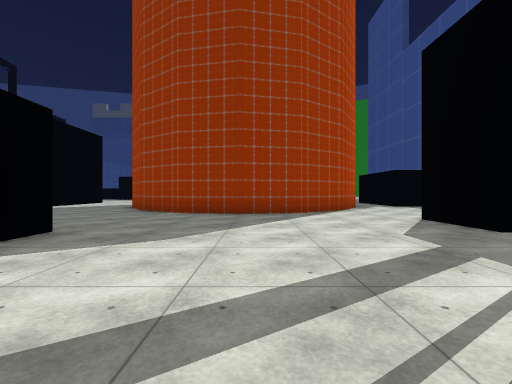
[1] (above)

24 first-person views from a walk through a scene from a Unity 3-D project. The camera is 1.3 m above the floor, looks level and sees 90° across. The floor is counted in squares, 2 m on a side. Each view is taken from the middle of a square. On the plan, view 1 faces up. The plan holds only what a view shows up to about 9 squares ahead; the rest is blank. The place goes on beyond the plan. The player is left out. Some surface patterns are stand-ins.

[2]
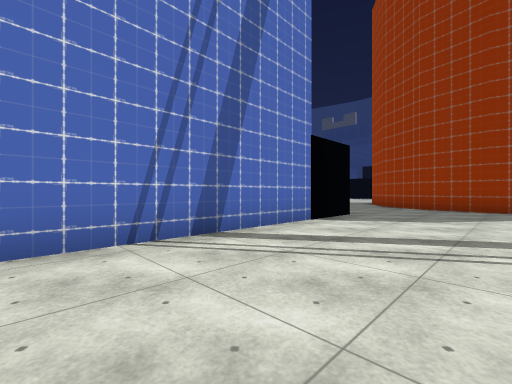

[3]
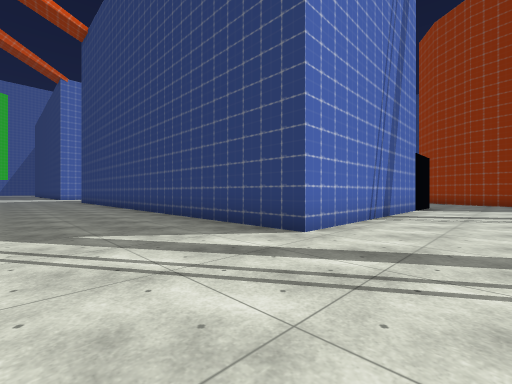

[4]
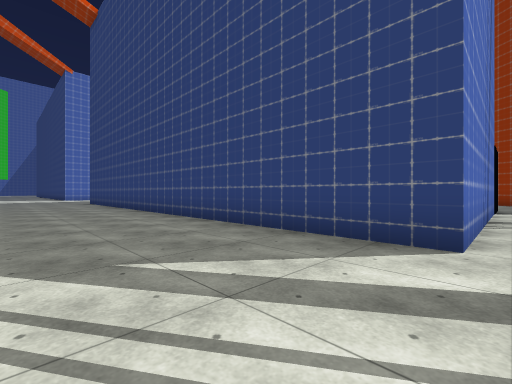

[5]
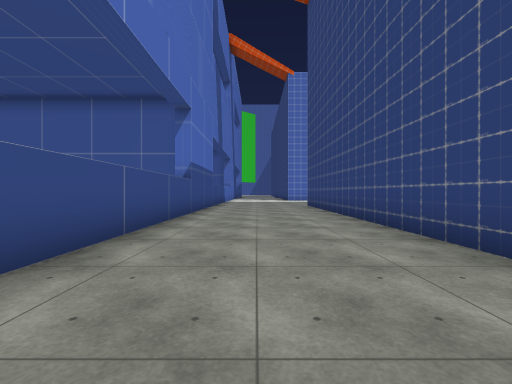

[6]
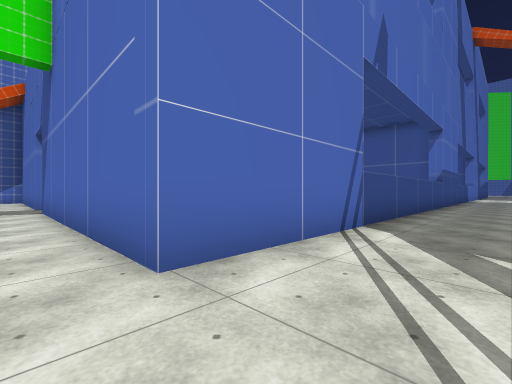

[7]
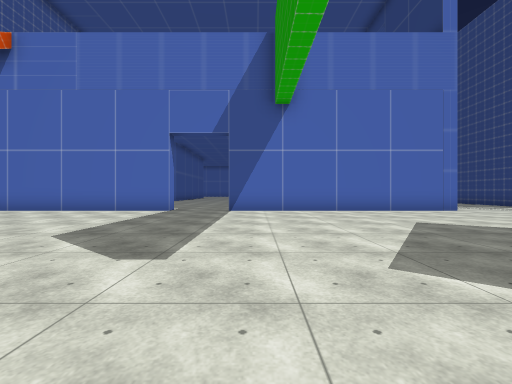

[8]
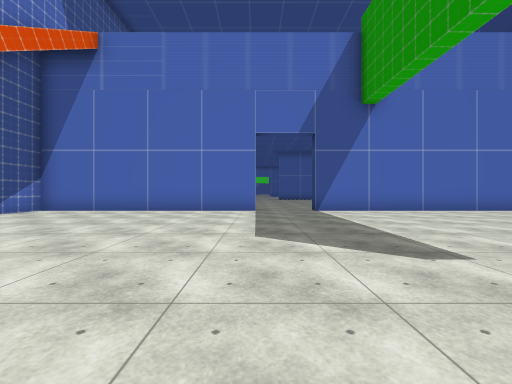

[9]
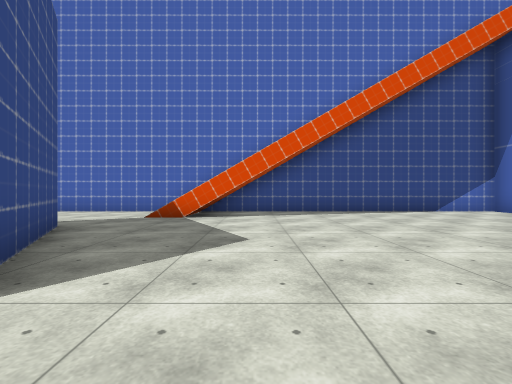

[10]
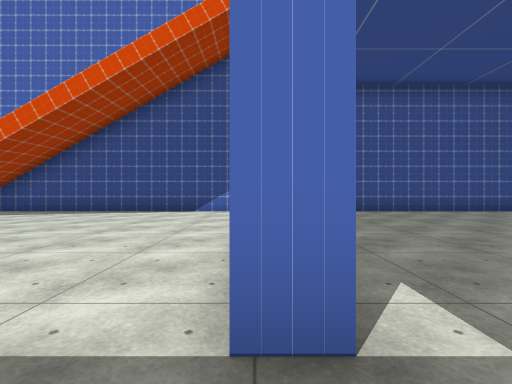

[11]
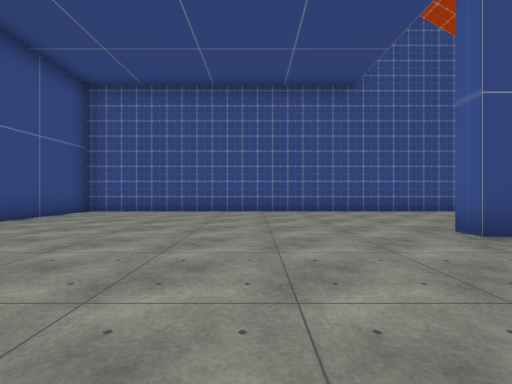

[12]
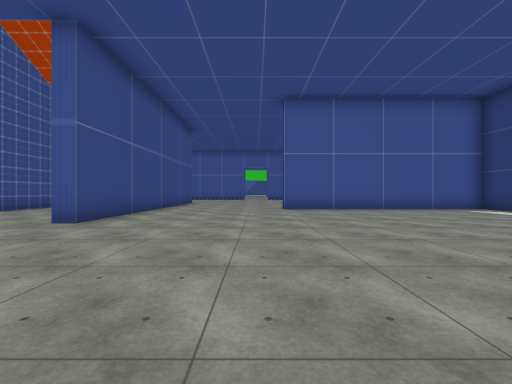

[13]
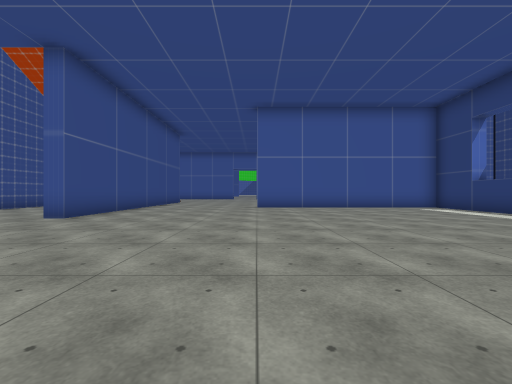

[14]
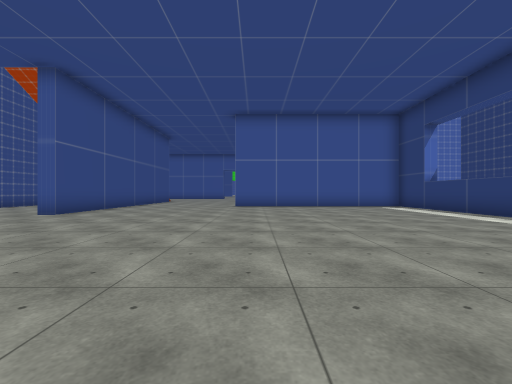

[15]
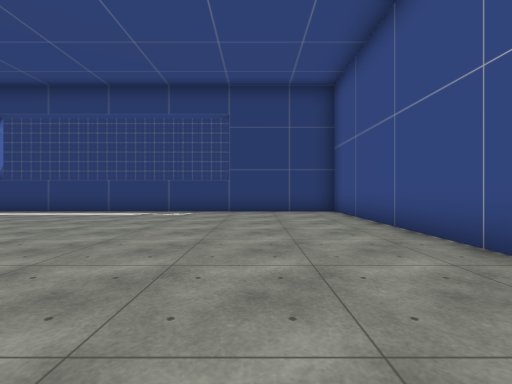

[16]
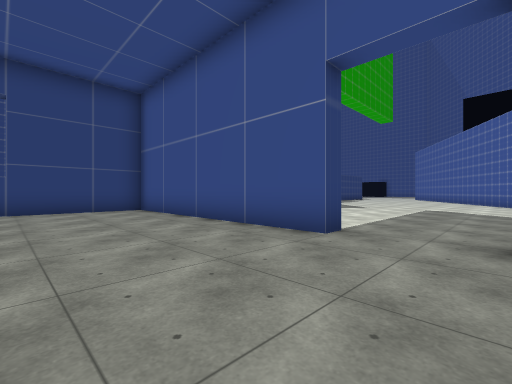

[17]
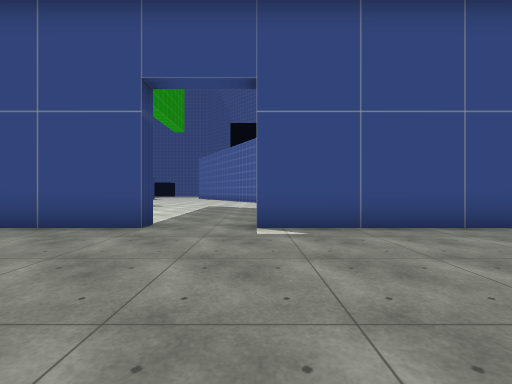

[18]
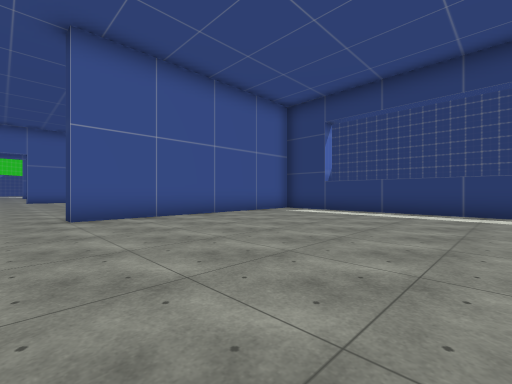

[19]
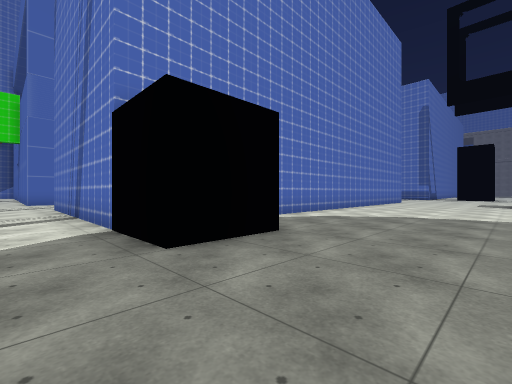

[20]
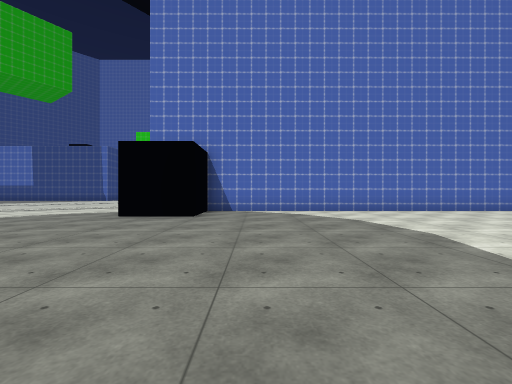

[21]
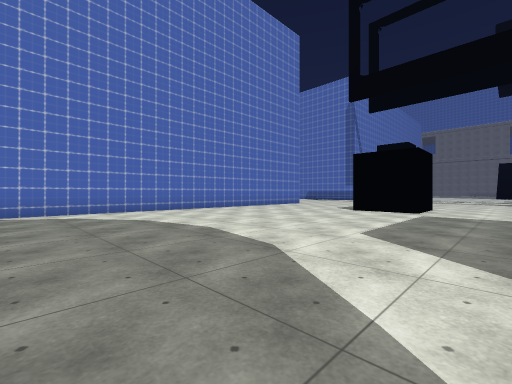

[22]
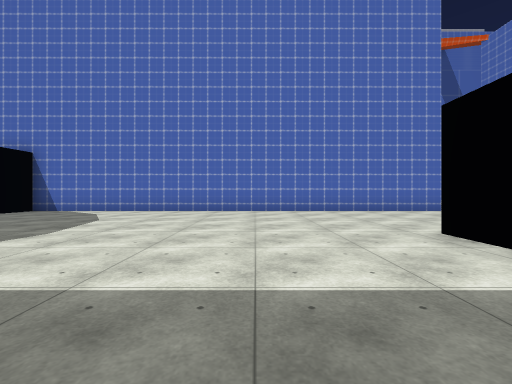

[23]
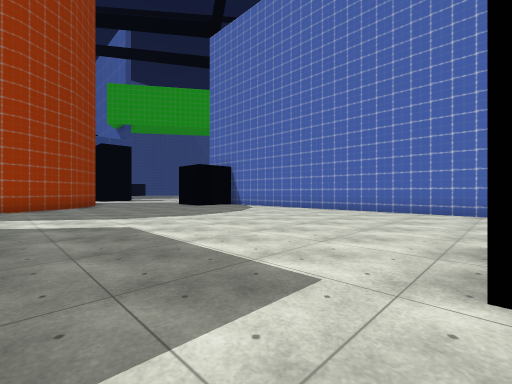

[24]
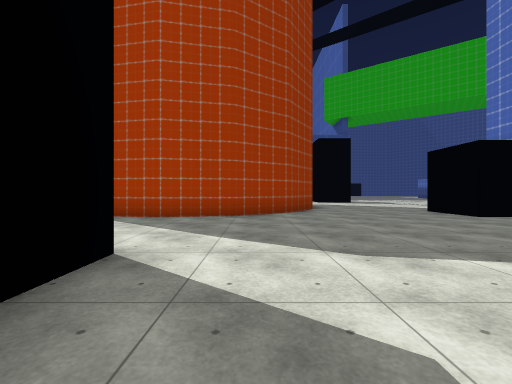

### Floor plan
Points are (right, up) in squares from view 1. A wall is a line through its corners. A room is listed if a view was taken in it or the views show most of it. See-through windows are left out.
Room 1 (views 1, 2, 3, 4, 5, 6, 7, 8, 9, 19, 20, 21, 22, 23, 24)
walls: (-3.4, 2.2) (-3.4, -4.5) (-16, -4.5); (3, 9) (1.4, 7.9) (-0.5, 7.5) (-2.4, 7.9) (-4.1, 9) (-5.1, 10.6) (-5.5, 12.5); (-2.9, -19) (-2.9, -26.5) (10.5, -26.5); (-15.9, -9) (-2.9, -9) (-2.9, -16.9); (-16.5, 2.2) (-5.2, 2.2); (8.8, -22.9) (7.3, -20.3)
ways out: opening at (-3, -18) to room 2
objects: other object (-16, 7) to (-16, 9); other object (-11, 12) to (-10, 12); other object (-5, 3) to (-4, 4); other object (4, 4) to (4, 5)
Room 2 (views 10, 11, 12, 13, 14, 15, 16, 17, 18)
walls: (-16, -21.7) (-12.3, -21.7) (-12.3, -22.2); (-2.9, -16.9) (-3.4, -16.9) (-3.4, -9.5) (-16, -9.5); (-16, -26.5) (-3.4, -26.5) (-3.4, -19) (-2.9, -19)
ways out: opening at (-3, -18) to room 1

Positions as (right, up) in squares from view 1, and headings:
1: (0, 0), facing up
2: (0, -3), facing up-left
3: (-1, -8), facing up-left
4: (-3, -8), facing up-left
5: (-7, -7), facing left
6: (-2, -7), facing down-left
7: (6, -16), facing left
8: (6, -19), facing left
9: (5, -18), facing down
10: (-3, -18), facing down
11: (-9, -18), facing down
12: (-7, -18), facing left
13: (-6, -17), facing left
14: (-5, -16), facing left
15: (-6, -18), facing up
16: (-7, -19), facing up-right
17: (-8, -19), facing right
18: (-10, -18), facing up-left
19: (-2, 7), facing down-left
20: (-7, 11), facing down
21: (-7, 11), facing down-left
22: (-13, 11), facing down
23: (-16, 11), facing down-right
24: (-12, 10), facing right
